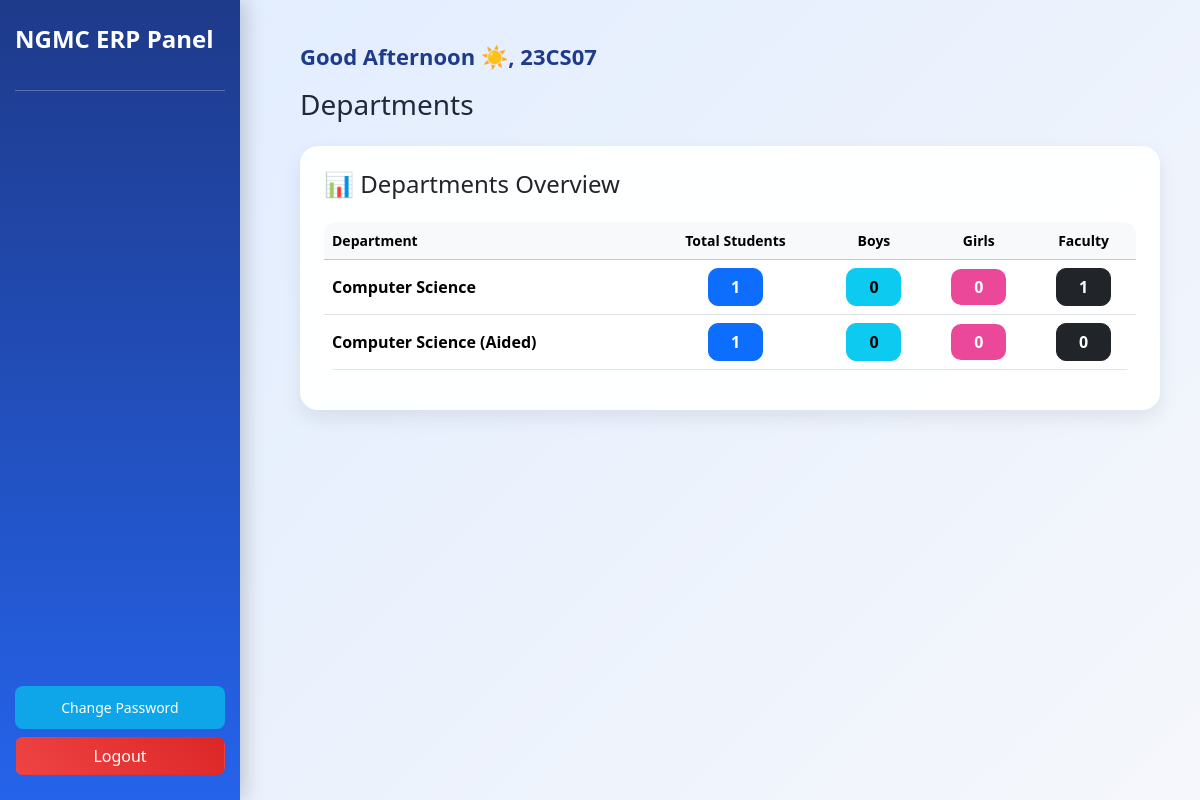
Page /departments/ (signed in) on the committed database.
### core/models.py (models this page shows, shortened)
class Student(models.Model):
    user = models.OneToOneField(User, on_delete=models.CASCADE)
    name = models.CharField(max_length=100)
    roll_no = models.CharField(max_length=20)
    department = models.CharField(max_length=100)
    admission_year = models.IntegerField()
    dob = models.DateField(null=True, blank=True)
    gender = models.CharField(max_length=10, blank=True, null=True)
    blood_group = models.CharField(max_length=10, blank=True, null=True)
    phone = models.CharField(max_length=15, blank=True)
    address = models.TextField(blank=True)
    religion = models.CharField(max_length=50, blank=True, null=True)
    category = models.CharField(max_length=20, blank=True, null=True)
    physically_challenged = models.BooleanField(default=False)
    aadhaar = models.CharField(max_length=20, blank=True, null=True)
    permanent_address = models.TextField(blank=True, null=True)
    email = models.EmailField(blank=True, null=True)
    father_name = models.CharField(max_length=100, blank=True, null=True)
    mother_name = models.CharField(max_length=100, blank=True, null=True)
    father_occupation = models.CharField(max_length=100, blank=True, null=True)
    mother_occupation = models.CharField(max_length=100, blank=True, null=True)
    father_phone = models.CharField(max_length=15, blank=True, null=True)
    mother_phone = models.CharField(max_length=15, blank=True, null=True)
    guardian_name = models.CharField(max_length=100, blank=True, null=True)
    tenth_year = models.IntegerField(null=True, blank=True)
    tenth_percentage = models.FloatField(null=True, blank=True)
    twelfth_year = models.IntegerField(null=True, blank=True)
    twelfth_percentage = models.FloatField(null=True, blank=True)
    COURSE_CHOICES = [
        ('UG', 'UG'),
        ('PG', 'PG'),
        ('Research', 'Research'),
    ]
    course = models.CharField(
        max_length=20,
        choices=COURSE_CHOICES,
        default='UG',
        blank=True,
        null=True
    )
    batch = models.CharField(max_length=50, blank=True, null=True)
    hosteller = models.BooleanField(default=False)

### core/views.py (the view)
# urls.py: path('departments/', views.programmes, name='departments'),
@login_required
def programmes(request):
    departments = Student.objects.values('department').annotate(
        total_students=Count('id'),
        boys=Count('id', filter=Q(gender__icontains='m')),
        girls=Count('id', filter=Q(gender__icontains='f'))
    )
    dept_data = []
    for d in departments:
        faculty_count = Faculty.objects.filter(
            department=d['department']
        ).count()
        dept_data.append({
            'name': d['department'],
            'total_students': d['total_students'],
            'boys': d['boys'],
            'girls': d['girls'],
            'faculty': faculty_count
        })
    return render(request, 'programmes.html', {
        'departments': dept_data
    })

### core/templates/programmes.html (shortened to what this page needs)
{% extends 'base.html' %}
{% block title %}Departments{% endblock %}
{% block content %}
<div class="card dept-card p-4">
<h4 class="mb-4">📊 Departments Overview</h4>
<table class="table table-hover align-middle">
<thead class="table-light">
<tr>
<th>Department</th>
<th class="text-center">Total Students</th>
<th class="text-center">Boys</th>
<th class="text-center">Girls</th>
<th class="text-center">Faculty</th>
</tr>
</thead>
<tbody>
{% for d in departments %}
<tr>
<td class="fw-semibold">
    {{ d.name }}
</td>
<td class="text-center">
    <a href="/students/?dept={{ d.name }}" class="btn stat-btn btn-primary">
        {{ d.total_students }}
    </a>
</td>
<td class="text-center">
    <a href="/students/?dept={{ d.name }}&gender=male" class="btn stat-btn btn-info">
        {{ d.boys }}
    </a>
</td>
<td class="text-center">
    <a href="/students/?dept={{ d.name }}&gender=female" class="btn stat-btn btn-pink">
        {{ d.girls }}
    </a>
</td>
<td class="text-center">
    <a href="/faculty/?dept={{ d.name }}" class="btn stat-btn btn-dark">
        {{ d.faculty }}
    </a>
</td>
</tr>
{% empty %}
<tr>
<td colspan="5" class="text-center text-muted py-4">
    No departments found 😐
</td>
</tr>
{% endfor %}
</tbody>
</table>
</div>
{% endblock %}

### core/templates/base.html (style rules this page uses)
body { min-height:100vh; font-family:'Segoe UI', sans-serif; background: linear-gradient(135deg, #e0ecff, #f5f7fb); color:#1e293b; }
.card { background:white; border:none; border-radius:16px; box-shadow:0 8px 20px rgba(0,0,0,0.08); padding:20px; }
table { background:white; border-radius:12px; overflow:hidden; }
.btn { border-radius:8px; }

### core/templates/programmes.html (style rules this page uses)
.dept-card { border-radius:18px; background:rgba(255,255,255,0.95); backdrop-filter:blur(8px); }
.stat-btn { min-width:55px; border-radius:10px; font-weight:600; transition:0.2s; }
.btn-pink { background:#ec4899; color:white; border:none; }
table td { vertical-align:middle; }
thead th { font-weight:600; font-size:14px; }

### rows in the picture
Student: name "Computer Science", total_students "1", boys "0", girls "0", faculty "1"
Student: name "Computer Science (Aided)", total_students "1", boys "0", girls "0", faculty "0"
